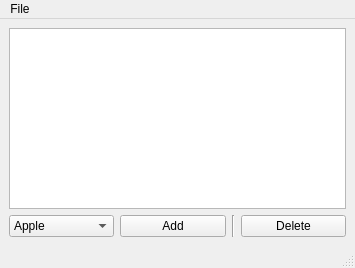
<?xml version="1.0" encoding="UTF-8"?>
<ui version="4.0">
 <class>FruitBasket</class>
 <widget class="QMainWindow" name="FruitBasket">
  <property name="geometry">
   <rect>
    <x>0</x>
    <y>0</y>
    <width>355</width>
    <height>268</height>
   </rect>
  </property>
  <property name="windowTitle">
   <string>Fruit Basket</string>
  </property>
  <widget class="QWidget" name="centralwidget">
   <layout class="QVBoxLayout" name="verticalLayout">
    <item>
     <widget class="QListWidget" name="list_basket">
      <property name="alternatingRowColors">
       <bool>true</bool>
      </property>
      <property name="selectionMode">
       <enum>QAbstractItemView::MultiSelection</enum>
      </property>
      <property name="selectionBehavior">
       <enum>QAbstractItemView::SelectItems</enum>
      </property>
      <property name="selectionRectVisible">
       <bool>false</bool>
      </property>
     </widget>
    </item>
    <item>
     <widget class="QWidget" name="widget" native="true">
      <layout class="QHBoxLayout" name="horizontalLayout">
       <property name="leftMargin">
        <number>0</number>
       </property>
       <property name="topMargin">
        <number>0</number>
       </property>
       <property name="rightMargin">
        <number>0</number>
       </property>
       <property name="bottomMargin">
        <number>0</number>
       </property>
       <item>
        <widget class="QComboBox" name="combo_fruit">
         <item>
          <property name="text">
           <string>Apple</string>
          </property>
         </item>
         <item>
          <property name="text">
           <string>Banana</string>
          </property>
         </item>
         <item>
          <property name="text">
           <string>Blackberry</string>
          </property>
         </item>
         <item>
          <property name="text">
           <string>Boysenberry</string>
          </property>
         </item>
         <item>
          <property name="text">
           <string>Cherry</string>
          </property>
         </item>
         <item>
          <property name="text">
           <string>Cranberry</string>
          </property>
         </item>
         <item>
          <property name="text">
           <string>Date</string>
          </property>
         </item>
         <item>
          <property name="text">
           <string>Eggplant</string>
          </property>
         </item>
         <item>
          <property name="text">
           <string>Feijoa</string>
          </property>
         </item>
         <item>
          <property name="text">
           <string>Grape</string>
          </property>
         </item>
         <item>
          <property name="text">
           <string>Grapefruit</string>
          </property>
         </item>
         <item>
          <property name="text">
           <string>Kiwifruit</string>
          </property>
         </item>
         <item>
          <property name="text">
           <string>Mango</string>
          </property>
         </item>
         <item>
          <property name="text">
           <string>Melon</string>
          </property>
         </item>
         <item>
          <property name="text">
           <string>Nectarine</string>
          </property>
         </item>
         <item>
          <property name="text">
           <string>Pomelo</string>
          </property>
         </item>
         <item>
          <property name="text">
           <string>Strawberry</string>
          </property>
         </item>
         <item>
          <property name="text">
           <string>Ugli fruit</string>
          </property>
         </item>
        </widget>
       </item>
       <item>
        <widget class="QPushButton" name="button_add">
         <property name="text">
          <string>Add</string>
         </property>
        </widget>
       </item>
       <item>
        <widget class="Line" name="line">
         <property name="orientation">
          <enum>Qt::Vertical</enum>
         </property>
        </widget>
       </item>
       <item>
        <widget class="QPushButton" name="button_delete">
         <property name="text">
          <string>Delete</string>
         </property>
        </widget>
       </item>
      </layout>
     </widget>
    </item>
   </layout>
  </widget>
  <widget class="QMenuBar" name="menubar">
   <property name="geometry">
    <rect>
     <x>0</x>
     <y>0</y>
     <width>355</width>
     <height>22</height>
    </rect>
   </property>
   <widget class="QMenu" name="menuFile">
    <property name="title">
     <string>File</string>
    </property>
    <addaction name="actionQuit"/>
   </widget>
   <addaction name="menuFile"/>
  </widget>
  <widget class="QStatusBar" name="statusbar"/>
  <action name="actionQuit">
   <property name="text">
    <string>Quit</string>
   </property>
  </action>
 </widget>
 <resources/>
 <connections>
  <connection>
   <sender>actionQuit</sender>
   <signal>triggered()</signal>
   <receiver>FruitBasket</receiver>
   <slot>close()</slot>
   <hints>
    <hint type="sourcelabel">
     <x>-1</x>
     <y>-1</y>
    </hint>
    <hint type="destinationlabel">
     <x>177</x>
     <y>133</y>
    </hint>
   </hints>
  </connection>
 </connections>
</ui>
